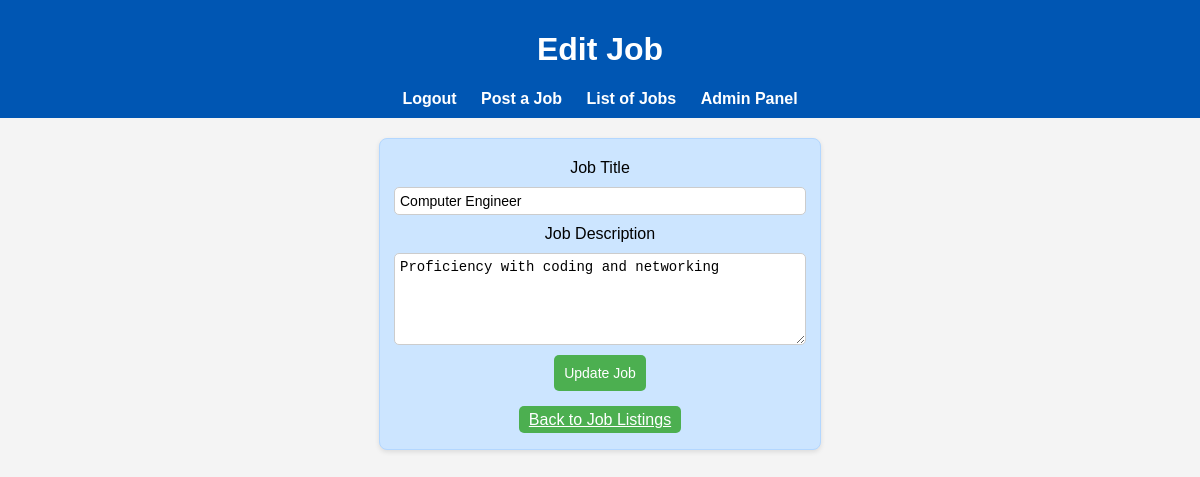
The page /edit_job/5 on the database its author committed.
### Job_portal/models.py (models this page shows, shortened)
class Job(db.Model):
    id = db.Column(db.Integer, primary_key=True)
    title = db.Column(db.String(100), nullable=False)
    description = db.Column(db.String(500), nullable=False)
    date_posted = db.Column(db.DateTime, default=datetime.utcnow)
    user_id = db.Column(db.Integer, db.ForeignKey('user.id'), nullable=False)
    applications = db.relationship('Application', backref='job', lazy=True, cascade="all, delete-orphan")  # Added cascade option

### Job_portal/routes.py (the view)
@main.route('/edit_job/<int:job_id>', methods=['GET', 'POST'])
def edit_job(job_id):
    job = Job.query.get_or_404(job_id)
    if request.method == 'POST':
        job.title = request.form['title']
        job.description = request.form['description']
        db.session.commit()
        flash('Job updated successfully!', 'success')
        return redirect(url_for('main.job_list'))
    return render_template('edit_job.html', job=job)

### Job_portal/templates/edit_job.html (shortened to what this page needs)
<!DOCTYPE html>
<html lang="en">
<head>
    <link rel="stylesheet" href="static/styles.css">
</head>
<body>
    <header>
        <h1>Edit Job</h1>
        <div>
            <a href="/logout">Logout</a>
            <a href="/add">Post a Job</a>
            <a href="/jobs">List of Jobs</a>
            <a href="/admin">Admin Panel</a>
        </div>
    </header>
    <div class="form-container">
        <form method="POST">
            <label for="title">Job Title</label>
            <input type="text" id="title" name="title" value="{{ job.title }}" required>
            <label for="description">Job Description</label>
            <textarea id="description" name="description" required>{{ job.description }}</textarea>
            <button type="submit">Update Job</button>
        </form>
        <div class="back-home-container">
            <a href="/jobs" class="back-home-button">Back to Job Listings</a>
        </div>
    </div>
</body>
</html>

### Job_portal/static/styles.css (style rules this page uses)
body { font-family: Arial, sans-serif; margin: 0; padding: 0; background-color: #f4f4f4; }
header { background-color: #0056b3; color: white; padding: 10px 20px; text-align: center; }
header a { color: white; margin: 0 10px; text-decoration: none; font-weight: bold; }
form { display: flex; flex-direction: column; align-items: center; }
input, textarea { width: 100%; padding: 8px; margin: 10px 0; border: 1px solid #ccc; border-radius: 5px; font-size: 14px; }
textarea { height: 80px; }
button { padding: 8px; background-color: #4CAF50; color: white; border: none; border-radius: 5px; cursor: pointer; transition: background-color 0.3s ease; font-size: 14px; }
.back-home-container { margin-top: 20px; text-align: center; }
.back-home-button { background-color: #4CAF50; color: white; padding: 5px 10px; border: none; border-radius: 5px; cursor: pointer; transition: background-color 0.3s ease; }
.form-container { background-color: #cce5ff; border: 1px solid #b3d7ff; border-radius: 8px; padding: 20px; margin: 20px auto; box-shadow: 0 2px 5px rgba(0, 0, 0, 0.1); max-width: 400px; }
input, textarea { width: 100%; padding: 5px; margin: 10px 0; border: 1px solid #ccc; border-radius: 5px; }
button { padding: 10px; background-color: #4CAF50; color: white; border: none; border-radius: 5px; cursor: pointer; transition: background-color 0.3s ease; }

### rows shown on the page
Job: title "Computer Engineer", description "Proficiency with coding and networking"
